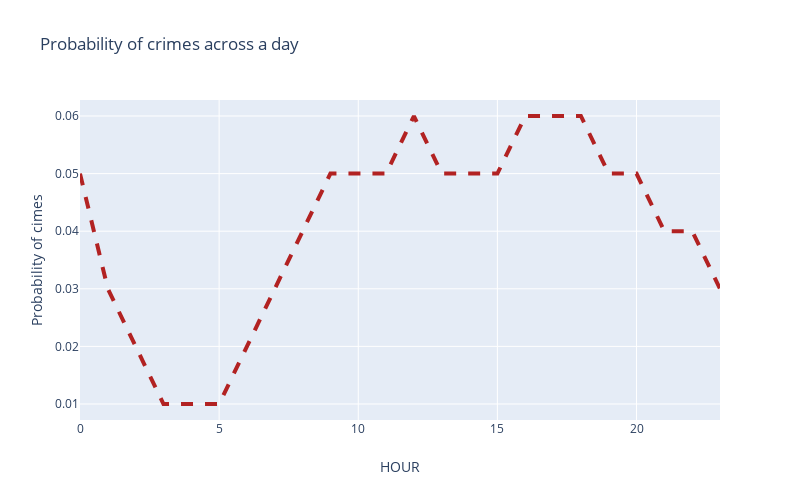

This figure's notebook cell:
### Code cell
# Creating trace1
trace1 = go.Scatter(
                    x = hour_crime.HOUR,
                    y = hour_crime.INCIDENT_NUMBER,
                    mode = "lines",
                    line=dict(color='firebrick', width=4,dash='dash'))
data = [trace1]
layout = dict(title = 'Probability of crimes across a day',
              width=800,
              height=500,
              xaxis= dict(title= 'HOUR',ticklen= 5,zeroline= False),
              yaxis= dict(title= 'Probability of cimes')
             )
## dash options include 'dash', 'dot', and 'dashdot'
fig = dict(data = data, layout = layout)
iplot(fig)

### Figure 1 — Plotly figure (JSON) as saved in the notebook; plotly's stock layout.template omitted (floating-point values rounded to 4 significant figures)
{"data": [{"line": {"color": "firebrick", "dash": "dash", "width": 4}, "mode": "lines", "type": "scatter", "x": [0, 1, 2, 3, 4, 5, 6, 7, 8, 9, 10, 11, 12, 13, 14, 15, 16, 17, 18, 19, 20, 21, 22, 23], "y": [0.05, 0.03, 0.02, 0.01, 0.01, 0.01, 0.02, 0.03, 0.04, 0.05, 0.05, 0.05, 0.06, 0.05, 0.05, 0.05, 0.06, 0.06, 0.06, 0.05, 0.05, 0.04, 0.04, 0.03]}], "layout": {"height": 500, "title": {"text": "Probability of crimes across a day"}, "width": 800, "xaxis": {"ticklen": 5, "title": {"text": "HOUR"}, "zeroline": false}, "yaxis": {"title": {"text": "Probability of cimes"}}}}
